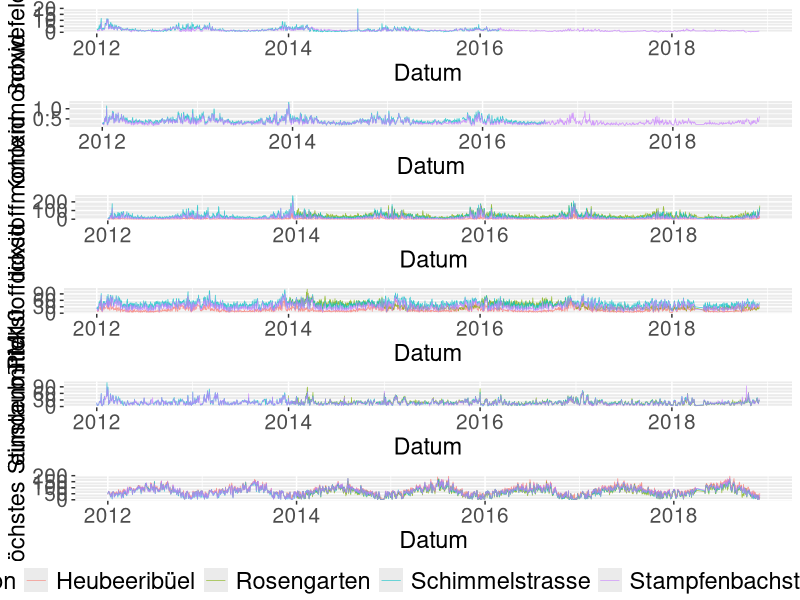
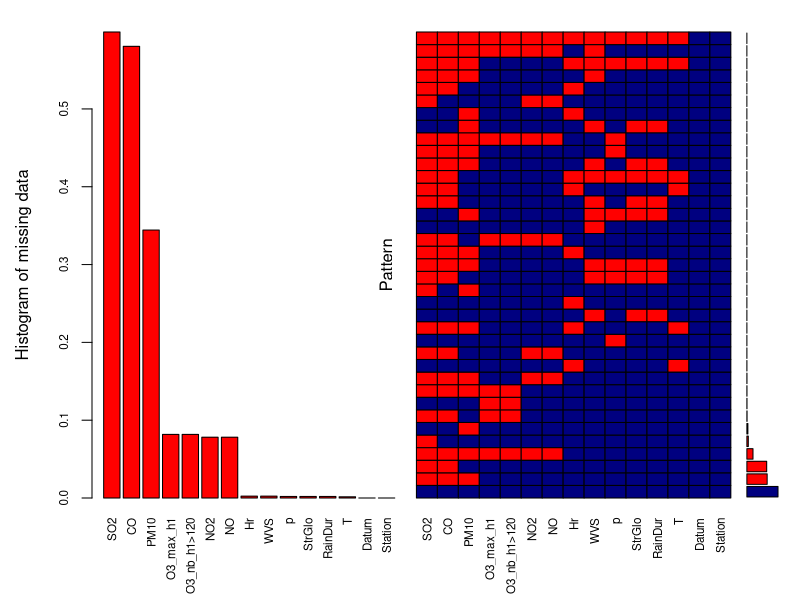
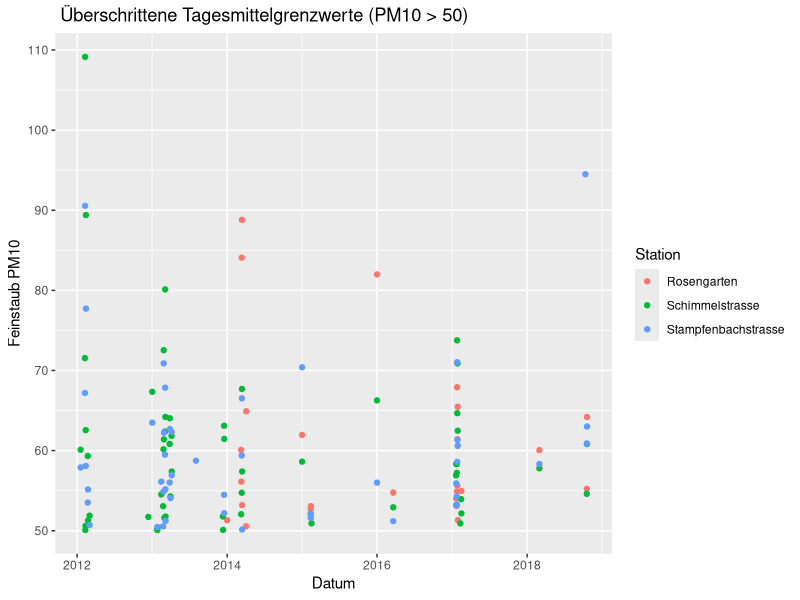
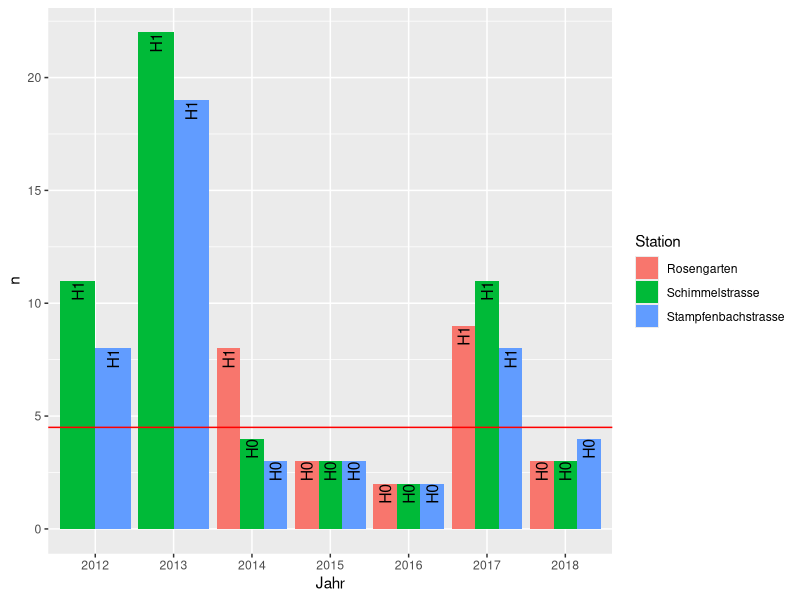
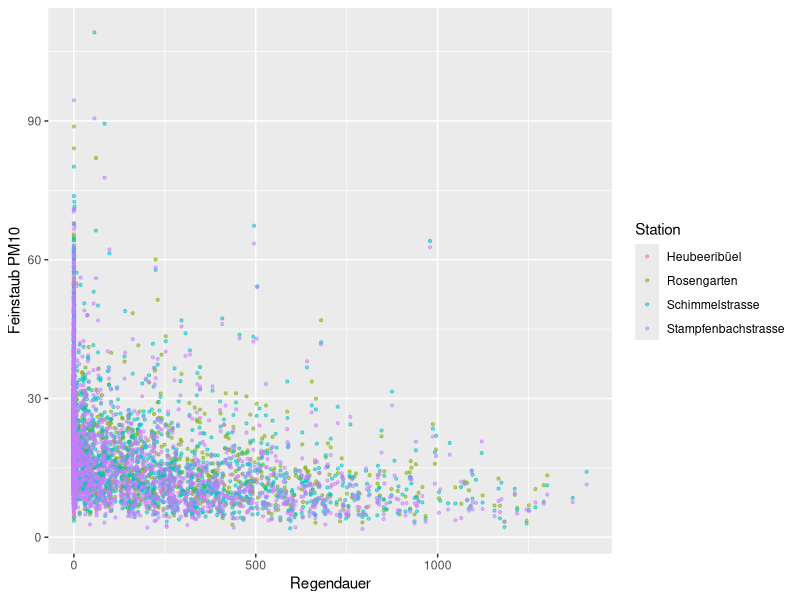

Generate these figures, in order, with R:
## ---- chunk 1
# Alle librarys einlesen
library("tidyr")
library(readr)
require(dplyr, quietly = T)
library(ggplot2)
library(ggpubr)
library(VIM)
library(stringr)
## ---- chunk 2
ugz_luftqualitaetsmessung_seit_2012 <- read_csv("ugz_luftqualitaetsmessung_seit-2012.csv")
luftqualitaet <- as_tibble(ugz_luftqualitaetsmessung_seit_2012)
## ---- chunk 3
titel <- slice(luftqualitaet, c(2))
titel[1] <- "Datum"
werte <- slice(luftqualitaet, c(-1:-5))
## ---- chunk 4

stampfenbach <- werte %>% select(1,2:14) %>%
  mutate(Station = "Stampfenbachstrasse")
stampfenbach_titel <- titel %>% select(1,2:14)
stampfenbach_titel[length(stampfenbach)] <- "Station"
names(stampfenbach) <- stampfenbach_titel

schimmel <- werte %>% select(1,15:21) %>%
  mutate(Station = "Schimmelstrasse")
schimmel_titel <- titel %>% select(1,15:21)
schimmel_titel[length(schimmel)] <- "Station"
names(schimmel) <- schimmel_titel

heubeer <- werte %>% select(1,22:25) %>%
  mutate(Station = "Heubeeribüel")
heubeer_titel <- titel %>% select(1,22:25)
heubeer_titel[length(heubeer)] <- "Station"
names(heubeer) <- heubeer_titel

rosengarten <- werte %>% select(1,26:30) %>%   
  mutate(Station = "Rosengarten")
rosengarten_titel <- titel %>% select(1,26:30)
rosengarten_titel[length(rosengarten)] <- "Station"
names(rosengarten) <- rosengarten_titel


# Tabellen zusammensetzen
luftqual <- bind_rows(stampfenbach, schimmel, heubeer, rosengarten)

## ---- chunk 5
luftqual <- luftqual %>% group_by(Datum) %>% arrange(Datum) %>% 
  fill(Lufttemperatur : Regendauer, .direction = "down") %>% arrange(Station)
## ---- chunk 6
luftqual[2:14] <- as_tibble(sapply(luftqual[2:14], as.numeric))
## ---- chunk 7
t <- theme(legend.title=element_text(size=17), legend.text=element_text(size=17), 
           axis.title.x = element_text(size = 17), axis.title.y = element_text(size = 17),
           axis.text.x = element_text(size = 15), axis.text.y = element_text(size = 15))

# Plots pro Variable
g1 <- ggplot(luftqual, aes(x=Datum, y=Schwefeldioxid)) + 
  geom_line(aes(color=Station), alpha = 0.75, size = 0.25) + t
g2 <- ggplot(luftqual, aes(x=Datum, y=Kohlenmonoxid)) + 
  geom_line(aes(color=Station), alpha = 0.75, size = 0.25) + t
g3 <- ggplot(luftqual, aes(x=Datum, y=Stickstoffmonoxid)) + 
  geom_line(aes(color=Station), alpha = 0.75, size = 0.25) + t
g4 <- ggplot(luftqual, aes(x=Datum, y=Stickstoffdioxid)) + 
  geom_line(aes(color=Station), alpha = 0.75, size = 0.25) + t
g5 <- ggplot(luftqual, aes(x=Datum, y=`Feinstaub PM10`)) + 
  geom_line(aes(color=Station), alpha = 0.75, size = 0.25) +t
g6 <- ggplot(luftqual, aes(x=Datum, y=`Ozon, höchstes Stundenmittel`)) + 
  geom_line(aes(color=Station), alpha = 0.75, size = 0.25) + t

# Zusammenfügen der Plots
ggpubr::ggarrange(g1,g2,g3,g4,g5,g6, ncol = 1, nrow = 6, common.legend = TRUE, legend="bottom")
## ---- chunk 8
luftqual.A3 <- rapply(luftqual, f=function(x) ifelse(is.nan(x),NA,x), how="replace")
## ---- chunk 9
names(luftqual.A3) <- c("Datum", "SO2", "CO", "O3_max_h1", "O3_nb_h1>120",
                        "NO2", "NO", "PM10", "T", "Hr", "p", "WVS", "StrGlo", "RainDur", "Station")

par(mar= c(4,2,2,6))
aggr_plot <- aggr(luftqual.A3, col=c('navyblue','red'), 
                  numbers = TRUE, sortVars=TRUE, labels=names(luftqual.A3),
                  cex.axis=0.7, gap=0.5,
                  ylab=c("Histogram of missing data","Pattern"), cex.lab = 1)
dev.off()
## ---- chunk 10
luftqual.PM10 <- luftqual %>% ungroup() %>%
  select(Datum, 'Feinstaub PM10', Station) %>%  # nur relevante Kolumnen
  filter(Station != "Heubeeribüel") %>%
  mutate(PM10_uberschritt = `Feinstaub PM10` >= 50 )

head(luftqual.PM10)
## ---- chunk 11
luftqual.PM10 %>% group_by(Station) %>% summarize(n = sum(PM10_uberschritt, na.rm = T))
## ---- chunk 12
luftqual.PM10 %>% filter(PM10_uberschritt) %>% 
  ggplot(aes(x=Datum, y=`Feinstaub PM10`)) + geom_point(aes(color = Station)) + ggtitle(" Überschrittene Tagesmittelgrenzwerte (PM10 > 50)")
## ---- chunk 13
luftqual.PM10.2 <- luftqual.PM10 %>% 
  mutate(Jahr = strtrim(luftqual.PM10$Datum, 4)) %>%
  drop_na() %>%
  group_by(Jahr, Station) %>%
  summarize(n = sum(PM10_uberschritt, na.rm = T))
## ---- chunk 14
fun_A4 <- function(anzahl){
  testen <- binom.test(x = anzahl, n = 365, p = 1/365, alternative = "greater", conf.level = 0.99)
  return(ifelse(testen$p.value<0.01, "H1", "H0"))
}
luftqual.PM10.2$h <- apply(luftqual.PM10.2[,3], 1, fun_A4) 
luftqual.PM10.2
## ---- chunk 15
ggplot(luftqual.PM10.2, aes(x = Jahr, y = n, fill = Station)) + 
  geom_col(aes(), position = "dodge") + 
  geom_text(aes(label=h),angle = 90, position = position_dodge(0.9), hjust = 1, size = 4)+
  geom_hline(yintercept = 4.5, col = "red")
## ---- chunk 16
ordered_PM10 <- select(luftqual, Datum, `Feinstaub PM10`, Station, Regendauer)
  
# Plot
ggplot(ordered_PM10, aes(x= Regendauer, y= `Feinstaub PM10`)) +
  geom_point(aes(color = Station),  alpha = 0.5, size = 0.8)
## ---- chunk 17
PM10_test <- ordered_PM10 %>% group_by(Datum) %>%
  summarise(PM10_mean = mean(`Feinstaub PM10`, na.rm = T) ,
            Regendauer = Regendauer[1])

# tTest
t.test(x = PM10_test$PM10_mean[PM10_test$Regendauer != 0], 
       y = PM10_test$PM10_mean[PM10_test$Regendauer == 0],
       conf.level = 0.99, alternative = "less")
